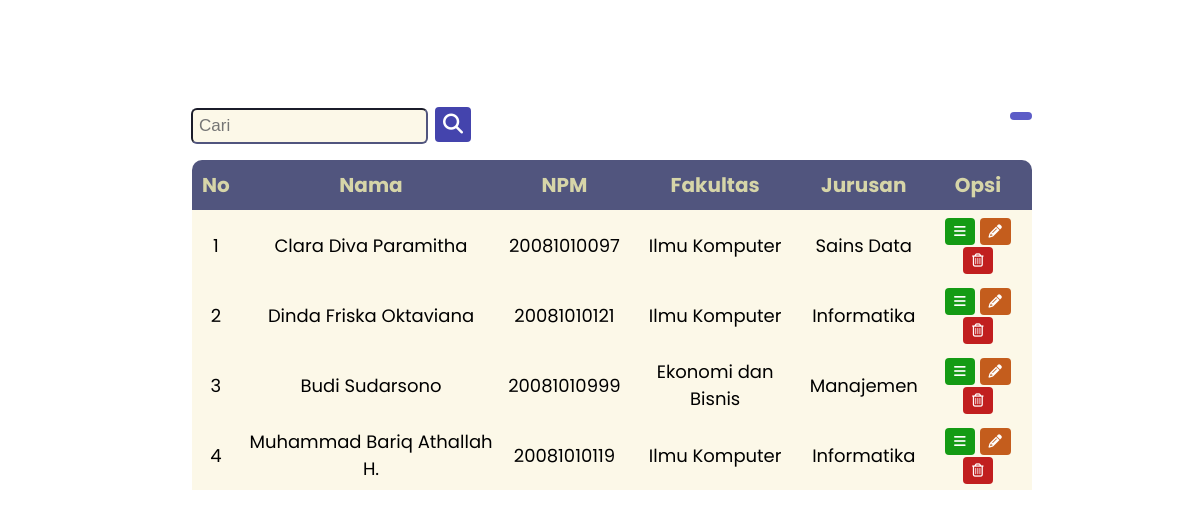
The page / on the database its author committed.
### tables this page shows
CREATE TABLE `mahasiswa` (
  `id` int(11) NOT NULL,
  `nama` varchar(100) NOT NULL,
  `npm` varchar(20) NOT NULL,
  `jenis_kelamin` varchar(100) NOT NULL,
  `no_telp` varchar(13) NOT NULL,
  `alamat` varchar(200) NOT NULL,
  `semester` varchar(2) NOT NULL,
  `jurusan` varchar(100) NOT NULL,
  `fakultas` varchar(100) NOT NULL
);

### index.php (the view, shortened to what this page needs)
<!DOCTYPE html>
<html lang="en">
<head>
    <link rel="stylesheet" href="css/style.css">
</head>
<body>
    <a href="tambah.php"><button class="tambah"><i class="fa-reguler fa-plus"></i></button></a>
    <div class="searchbar">
    <form action="" method="post">
      <input type="text" name="keyword" placeholder="Cari" name="search">
      <button type="text" name="cari" class="submit"><i class="fa fa-magnifying-glass"></i></button>
    </form>
  </div>
<table id="tbl">
    <thead>
        <tr>
            <th scope="col" style="border-top-left-radius: 10px;">No</th>
            <th scope="col">Nama</th>
            <th scope="col">NPM</th>
            <th scope="col">Fakultas</th>
            <th scope="col">Jurusan</th>
            <th scope="col" style="border-top-right-radius: 10px;">Opsi</th>
        </tr>
    </thead>
    <tbody>
        <?php
        $conn= mysqli_connect("localhost", "root", "", "tugasphpcrud");
        $no = 1;
        $query = mysqli_query($conn, 'SELECT * FROM mahasiswa');
        while ($data = mysqli_fetch_array($query)) {
        ?>
            <tr>
                <td><?php echo $no++ ?></td>
                <td><?php echo $data['nama'] ?></td>
                <td><?php echo $data['npm'] ?></td>
                <td><?php echo $data['fakultas'] ?></td>
                <td><?php echo $data['jurusan'] ?></td>
                <td class="aksi">
                    <a href="detail.php?id=<?php echo $data['id'] ?>"><button class="btn detail"><i class="fa fa-bars"></i></button></a>
                    <a href="ubah.php?id=<?php echo $data['id'] ?>"><button class="btn edit"><i class="fa fa-pencil"></i></button></a>
                    <a href="hapus.php?id=<?php echo $data['id'] ?>"><button class="btn delete"><i class="fa-regular fa-trash-can"></i></button></a>
        </td>
        </tr>
        <?php } ?>
    </tbody>
</table>
</body>
</html>

### css/style.css (style rules this page uses)
body { font-family: 'Poppins', sans-serif; }
#tbl { position: absolute; border-collapse: collapse; text-align: center; width: 70%; border-top-left-radius: 4px; top: 20%; left: 16%; }
th { font-size: 20px; background-color: #51557E; color: #D6D5A8; padding: 10px; }
td { font-size: 18px; background-color: #FCF8E8; padding: 6px; }
.tambah { position: absolute; background-color: rgb(92, 92, 199); color: white; cursor: pointer; font-size: 26px; padding: 4px 11px; border: none; border-radius: 6px; top: 14%; right: 14%; }
.searchbar { position: absolute; font-size: 26px; padding: 4px 11px; border: none; top: 12%; left: 15%; }
input[type=text] { padding: 6px; margin-top: 8px; font-size: 17px; border-radius: 6px; background-color: #FCF8E8; border-color:#51557E;; }
.submit { padding: 6px 8px; font-size: 20px; background-color: rgb(92, 92, 199); border-radius: 4px; border: none; color: white; }
.submit { background-color: rgb(68, 68, 173); }
.btn { border: none; padding: 6px 9px; border-radius: 4px; cursor: pointer; }
.detail { background-color: rgb(20, 155, 20); color: white; }
.edit { background-color: rgb(196, 93, 29); color: white; }
.delete { background-color: rgb(193, 31, 31); color: white; }

### rows shown on the page
mahasiswa: nama "Clara Diva Paramitha", npm "20081010097", fakultas "Ilmu Komputer", jurusan "Sains Data"
mahasiswa: nama "Dinda Friska Oktaviana", npm "20081010121", fakultas "Ilmu Komputer", jurusan "Informatika"
mahasiswa: nama "Budi Sudarsono", npm "20081010999", fakultas "Ekonomi dan Bisnis", jurusan "Manajemen"
mahasiswa: nama "Muhammad Bariq Athallah H.", npm "20081010119", fakultas "Ilmu Komputer", jurusan "Informatika"
